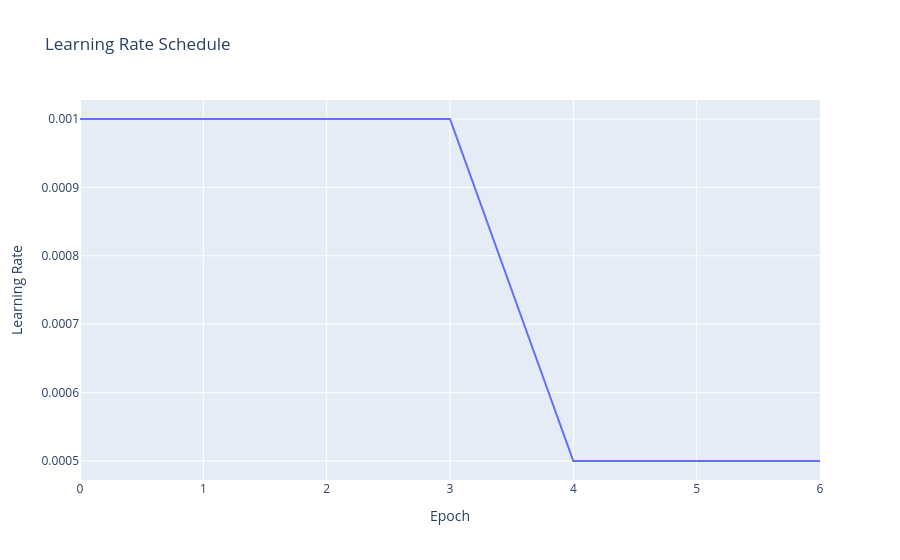

This figure's notebook cell:
### Code cell
fig = go.Figure()

fig.add_trace(

    go.Scatter(

        y=history["learning_rate"],

        mode="lines",

        name="Learning Rate"

    )

)

fig.update_layout(

    title="Learning Rate Schedule",

    xaxis_title="Epoch",

    yaxis_title="Learning Rate"

)

fig.write_image(

    "../outputs/figures/learning_rate.png"

)

fig.show()

### Figure 1 — Plotly figure (JSON) as saved in the notebook; plotly's stock layout.template omitted (floating-point values rounded to 4 significant figures)
{"data": [{"mode": "lines", "name": "Learning Rate", "type": "scatter", "y": [0.001, 0.001, 0.001, 0.001, 0.0005, 0.0005, 0.0005]}], "layout": {"title": {"text": "Learning Rate Schedule"}, "xaxis": {"title": {"text": "Epoch"}}, "yaxis": {"title": {"text": "Learning Rate"}}}}
